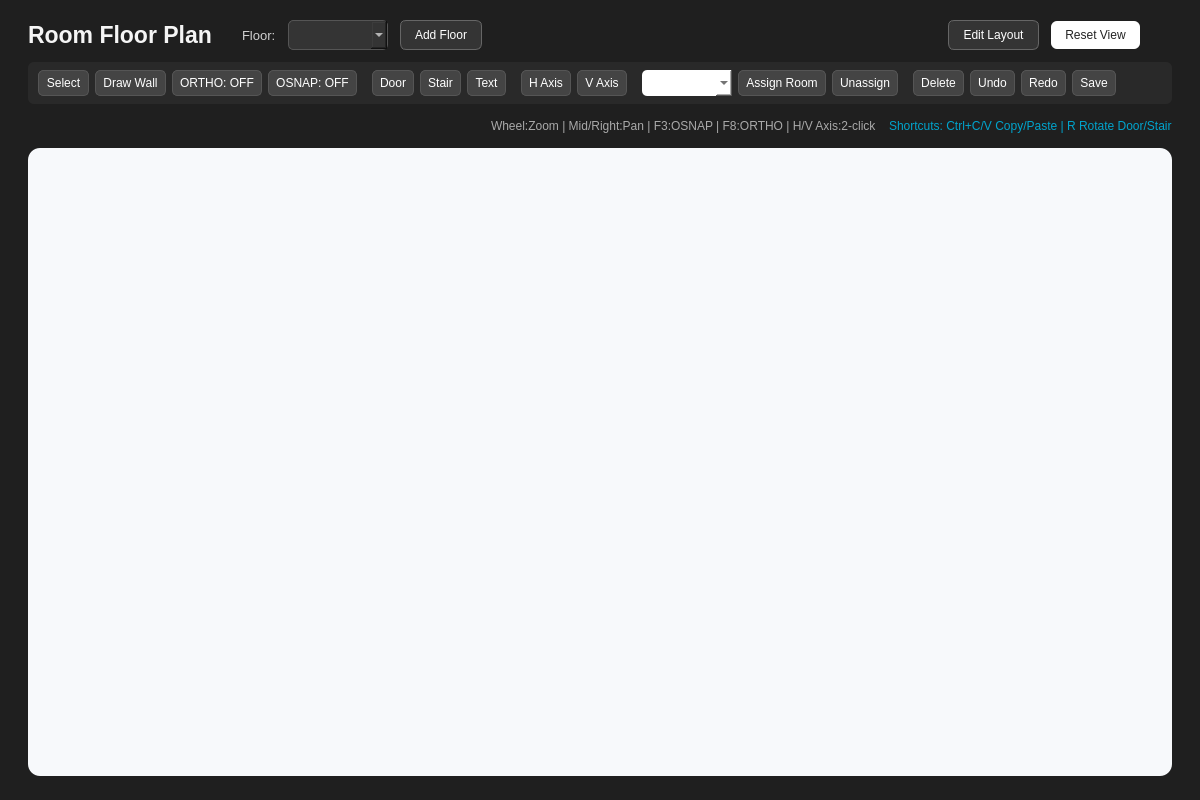
<?xml version="1.0" encoding="UTF-8"?>
<ui version="4.0">
 <class>RoomLayoutPage</class>
 <widget class="QWidget" name="RoomLayoutPage">
  <property name="geometry">
   <rect><x>0</x><y>0</y><width>1200</width><height>800</height></rect>
  </property>
  <property name="styleSheet">
   <string notr="true">#RoomLayoutPage { background-color: #1f1f1f; }</string>
  </property>
  <layout class="QVBoxLayout" name="pageLayout">
   <property name="spacing"><number>12</number></property>
   <property name="leftMargin"><number>28</number></property>
   <property name="topMargin"><number>20</number></property>
   <property name="rightMargin"><number>28</number></property>
   <property name="bottomMargin"><number>24</number></property>

   <!-- Header row -->
   <item>
    <layout class="QHBoxLayout" name="headerRow" stretch="0">
     <item>
      <widget class="QLabel" name="titleLabel">
       <property name="text"><string>Room Floor Plan</string></property>
       <property name="styleSheet"><string notr="true">color:#f5f5f5; font-size:17pt; font-weight:bold;</string></property>
      </widget>
     </item>
     <item>
      <spacer name="headerSpacer1">
       <property name="orientation"><enum>Qt::Horizontal</enum></property>
       <property name="sizeType"><enum>QSizePolicy::Fixed</enum></property>
       <property name="sizeHint" stdset="0"><size><width>18</width><height>20</height></size></property>
      </spacer>
     </item>
     <item>
      <widget class="QLabel" name="flLbl">
       <property name="text"><string>Floor:</string></property>
       <property name="styleSheet"><string notr="true">color:#d0d0d0;font-size:13px;</string></property>
      </widget>
     </item>
     <item>
      <widget class="QComboBox" name="floorSelector">
       <property name="minimumSize"><size><width>100</width><height>0</height></size></property>
       <property name="styleSheet"><string notr="true">QComboBox{background:#343434;color:white;border:1px solid #555;border-radius:5px;padding:6px 10px;}QComboBox QAbstractItemView{background:white;color:#222;}</string></property>
      </widget>
     </item>
     <item>
      <widget class="QPushButton" name="addFloorButton">
       <property name="text"><string>Add Floor</string></property>
       <property name="styleSheet"><string notr="true">QPushButton{background:#343434;color:white;border:1px solid #666;border-radius:6px;padding:7px 14px;}QPushButton:hover{background:#454545;}</string></property>
      </widget>
     </item>
     <item>
      <spacer name="headerStretch">
       <property name="orientation"><enum>Qt::Horizontal</enum></property>
       <property name="sizeHint" stdset="0"><size><width>40</width><height>20</height></size></property>
      </spacer>
     </item>
     <item>
      <widget class="QLabel" name="editorStatusLabel">
       <property name="text"><string/></property>
       <property name="styleSheet"><string notr="true">color:#9fddc2;</string></property>
       <property name="visible"><bool>false</bool></property>
      </widget>
     </item>
     <item>
      <widget class="QPushButton" name="editModeButton">
       <property name="text"><string>Edit Layout</string></property>
       <property name="checkable"><bool>true</bool></property>
       <property name="styleSheet"><string notr="true">QPushButton{background:#343434;color:white;border:1px solid #666;border-radius:6px;padding:7px 14px;}QPushButton:checked{background:#2e8b68;border-color:#2e8b68;}</string></property>
      </widget>
     </item>
     <item>
      <widget class="QPushButton" name="resetBtn">
       <property name="text"><string>Reset View</string></property>
       <property name="styleSheet"><string notr="true">QPushButton{background:#fff;color:#232323;border:none;border-radius:6px;padding:7px 14px;}QPushButton:hover{background:#e9ecef;}</string></property>
      </widget>
     </item>
     <item>
      <spacer name="headerSpacer2">
       <property name="orientation"><enum>Qt::Horizontal</enum></property>
       <property name="sizeType"><enum>QSizePolicy::Fixed</enum></property>
       <property name="sizeHint" stdset="0"><size><width>12</width><height>20</height></size></property>
      </spacer>
     </item>
     <item>
      <widget class="QLabel" name="roomCountLabel">
       <property name="text"><string/></property>
       <property name="styleSheet"><string notr="true">color:#d0d0d0;font-size:13px;</string></property>
      </widget>
     </item>
    </layout>
   </item>

   <!-- Editor toolbar (hidden until Edit Mode is active) -->
   <item>
    <widget class="QWidget" name="editorControls">
     <property name="visible"><bool>false</bool></property>
     <property name="styleSheet"><string notr="true">QWidget{background:#292929;border-radius:6px;}QPushButton{background:#444;color:white;border:1px solid #555;border-radius:5px;padding:5px 7px;}QPushButton:checked{background:#2e8b68;border-color:#45c997;}QPushButton:disabled{color:#777;background:#333;}QComboBox{background:white;color:#222;border-radius:5px;padding:5px;}</string></property>
     <layout class="QHBoxLayout" name="edLayout">
      <property name="leftMargin"><number>10</number></property>
      <property name="topMargin"><number>8</number></property>
      <property name="rightMargin"><number>10</number></property>
      <property name="bottomMargin"><number>8</number></property>
      <property name="spacing"><number>6</number></property>
      <item><widget class="QPushButton" name="selectButton"><property name="text"><string>Select</string></property><property name="checkable"><bool>true</bool></property></widget></item>
      <item><widget class="QPushButton" name="drawWallButton"><property name="text"><string>Draw Wall</string></property><property name="checkable"><bool>true</bool></property></widget></item>
      <item><widget class="QPushButton" name="orthoButton"><property name="text"><string>ORTHO: OFF</string></property><property name="checkable"><bool>true</bool></property></widget></item>
      <item><widget class="QPushButton" name="osnapButton"><property name="text"><string>OSNAP: OFF</string></property><property name="checkable"><bool>true</bool></property></widget></item>
      <item>
       <widget class="QFrame" name="sep1">
        <property name="frameShape"><enum>QFrame::VLine</enum></property>
        <property name="frameShadow"><enum>QFrame::Sunken</enum></property>
        <property name="styleSheet"><string notr="true">color:#555;</string></property>
       </widget>
      </item>
      <item><widget class="QPushButton" name="doorButton"><property name="text"><string>Door</string></property><property name="checkable"><bool>true</bool></property></widget></item>
      <item><widget class="QPushButton" name="stairButton"><property name="text"><string>Stair</string></property><property name="checkable"><bool>true</bool></property></widget></item>
      <item><widget class="QPushButton" name="textButton"><property name="text"><string>Text</string></property><property name="checkable"><bool>true</bool></property></widget></item>
      <item>
       <widget class="QFrame" name="sep2">
        <property name="frameShape"><enum>QFrame::VLine</enum></property>
        <property name="frameShadow"><enum>QFrame::Sunken</enum></property>
        <property name="styleSheet"><string notr="true">color:#555;</string></property>
       </widget>
      </item>
      <item><widget class="QPushButton" name="hAxisButton"><property name="text"><string>H Axis</string></property><property name="checkable"><bool>true</bool></property></widget></item>
      <item><widget class="QPushButton" name="vAxisButton"><property name="text"><string>V Axis</string></property><property name="checkable"><bool>true</bool></property></widget></item>
      <item>
       <widget class="QFrame" name="sep3">
        <property name="frameShape"><enum>QFrame::VLine</enum></property>
        <property name="frameShadow"><enum>QFrame::Sunken</enum></property>
        <property name="styleSheet"><string notr="true">color:#555;</string></property>
       </widget>
      </item>
      <item><widget class="QComboBox" name="roomSelector"><property name="minimumSize"><size><width>90</width><height>0</height></size></property></widget></item>
      <item><widget class="QPushButton" name="placeRoomButton"><property name="text"><string>Assign Room</string></property><property name="checkable"><bool>true</bool></property></widget></item>
      <item><widget class="QPushButton" name="unassignRoomButton"><property name="text"><string>Unassign</string></property></widget></item>
      <item>
       <widget class="QFrame" name="sep4">
        <property name="frameShape"><enum>QFrame::VLine</enum></property>
        <property name="frameShadow"><enum>QFrame::Sunken</enum></property>
        <property name="styleSheet"><string notr="true">color:#555;</string></property>
       </widget>
      </item>
      <item><widget class="QPushButton" name="deleteButton"><property name="text"><string>Delete</string></property></widget></item>
      <item><widget class="QPushButton" name="undoButton"><property name="text"><string>Undo</string></property></widget></item>
      <item><widget class="QPushButton" name="redoButton"><property name="text"><string>Redo</string></property></widget></item>
      <item><widget class="QPushButton" name="saveButton"><property name="text"><string>Save</string></property></widget></item>
      <item>
       <spacer name="editorStretch">
        <property name="orientation"><enum>Qt::Horizontal</enum></property>
        <property name="sizeHint" stdset="0"><size><width>40</width><height>20</height></size></property>
       </spacer>
      </item>
     </layout>
    </widget>
   </item>

   <!-- Legend bar: static hint labels here; colored legend items added dynamically in .cpp -->
   <item>
    <layout class="QHBoxLayout" name="legendRow" stretch="0">
     <item>
      <widget class="QWidget" name="legendItemsContainer">
       <property name="sizePolicy">
        <sizepolicy hsizetype="Fixed" vsizetype="Preferred">
         <horstretch>0</horstretch><verstretch>0</verstretch>
        </sizepolicy>
       </property>
      </widget>
     </item>
     <item>
      <spacer name="legendStretch">
       <property name="orientation"><enum>Qt::Horizontal</enum></property>
       <property name="sizeHint" stdset="0"><size><width>40</width><height>20</height></size></property>
      </spacer>
     </item>
     <item>
      <widget class="QLabel" name="hintLabel">
       <property name="text"><string>Wheel:Zoom | Mid/Right:Pan | F3:OSNAP | F8:ORTHO | H/V Axis:2-click</string></property>
       <property name="styleSheet"><string notr="true">color:#a9a9a9;</string></property>
      </widget>
     </item>
     <item>
      <widget class="QLabel" name="rotateHintLabel">
       <property name="text"><string>Shortcuts: Ctrl+C/V Copy/Paste | R Rotate Door/Stair</string></property>
       <property name="styleSheet"><string notr="true">color:#00a3cc;</string></property>
      </widget>
     </item>
    </layout>
   </item>

   <!-- Floor plan view (promoted from QGraphicsView) -->
   <item>
    <widget class="RoomLayoutView" name="view">
     <property name="styleSheet"><string notr="true">border-radius:12px;background:#f7f9fb;</string></property>
     <property name="sizePolicy">
      <sizepolicy hsizetype="Expanding" vsizetype="Expanding">
       <horstretch>0</horstretch><verstretch>1</verstretch>
      </sizepolicy>
     </property>
    </widget>
   </item>

  </layout>
 </widget>

 <customwidgets>
  <customwidget>
   <class>RoomLayoutView</class>
   <extends>QGraphicsView</extends>
   <header>RoomLayoutView.h</header>
   <container>0</container>
  </customwidget>
 </customwidgets>

 <resources/>
 <connections/>
</ui>
